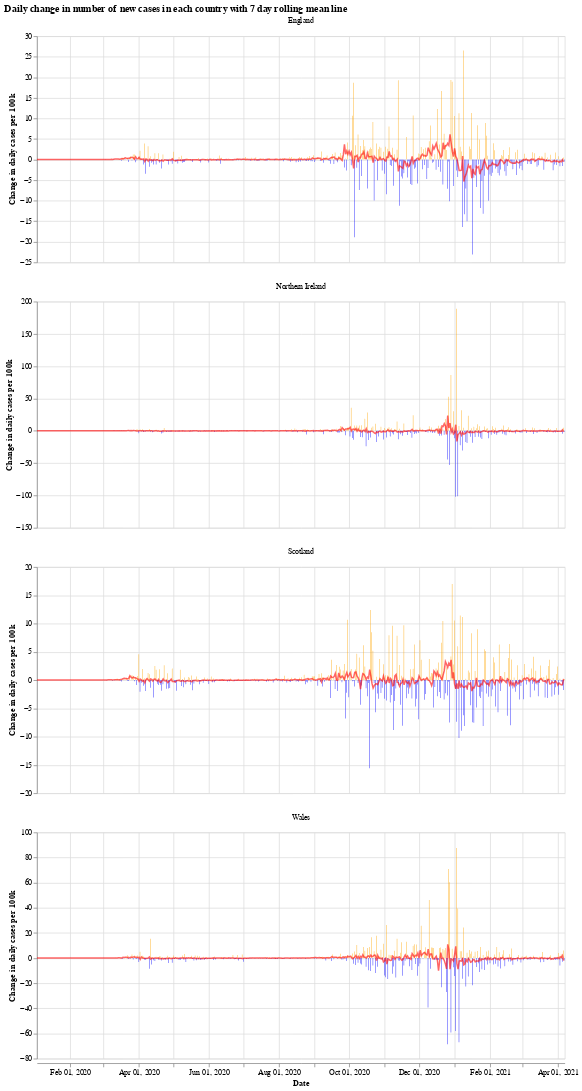

Source (notebook cell):
### Markdown cell above
We will use the Python library `Altair` for visualising the data, see the [altair docs](https://altair-viz.github.io/) for more information.

First we have a graph which shows the daily change in the number of new cases for each country. This number jumps up and down all over the place, which is likely due to delay in reporting of new cases over the weekend. Another interesting thing is that it looks like the daily cases in Wales experienced a much shorter period of calm over the summer (calm in the sense of daily cases not jumping up and down).

The orange bars are days when the number of new cases (per 100k population) was more than the previous day, while the blue are days when the number of new cases dropped. The red line is the 7 day moving average. 

When the moving average line is below 0, it means that there is a consistent drop in new cases. We can see this clearly happening around the times that lockdowns were introduced (though, to varying degrees). I will update the graphs soon with a marker of when each lockdown started.

### Code cell
# collapse
import altair as alt

bars = alt.Chart(uk_cases).mark_bar().encode(
    x=alt.X("yearmonthdate(date):T", axis=alt.Axis(title='Date')),
    y=alt.Y("casesChangeRate:Q", axis=alt.Axis(title='Change in daily cases per 100k')),
    tooltip='casesChange',
    color=alt.condition(
        alt.datum.casesChangeRate > 0,
        alt.value("orange"),  # The positive color
        alt.value("blue")  # The negative color
    )
).properties(title='Daily change in number of new cases with 7 day rolling mean',width=700).interactive()

line = alt.Chart(uk_cases).mark_line(
    color='red',
    size=2,
    opacity=0.6
).transform_window(
    rolling_mean='mean(casesChangeRate)',
    frame=[0, 7],
    groupby=['areaName']
).encode(
    x='yearmonthdate(date):T',
    y='rolling_mean:Q'
)

alt.layer(bars, line, data=uk_cases).facet(alt.Column(
    'areaName', title=''), columns=1).resolve_scale(y='independent').properties(title='Daily change in number of new cases in each country with 7 day rolling mean line')

### Figure 1 — Vega-Lite specification as saved in the notebook (floating-point values rounded to 4 significant figures; data arrays with more than 128 entries replaced by an {"elided": "..."} marker saying what was removed)
{"config": {"view": {"continuousWidth": 400, "continuousHeight": 300}}, "data": {"name": "data-312298f5d9e571ab38156b76ea8f7259"}, "facet": {"type": "nominal", "field": "areaName", "title": ""}, "spec": {"layer": [{"mark": "bar", "encoding": {"color": {"condition": {"value": "orange", "test": "(datum.casesChangeRate > 0)"}, "value": "blue"}, "tooltip": {"type": "quantitative", "field": "casesChange"}, "x": {"type": "temporal", "axis": {"title": "Date"}, "field": "date", "timeUnit": "yearmonthdate"}, "y": {"type": "quantitative", "axis": {"title": "Change in daily cases per 100k"}, "field": "casesChangeRate"}}, "selection": {"selector001": {"type": "interval", "bind": "scales", "encodings": ["x", "y"]}}, "title": "Daily change in number of new cases with 7 day rolling mean", "width": 700}, {"mark": {"type": "line", "color": "red", "opacity": 0.6, "size": 2}, "encoding": {"x": {"type": "temporal", "field": "date", "timeUnit": "yearmonthdate"}, "y": {"type": "quantitative", "field": "rolling_mean"}}, "transform": [{"window": [{"op": "mean", "field": "casesChangeRate", "as": "rolling_mean"}], "frame": [0, 7], "groupby": ["areaName"]}]}]}, "columns": 1, "resolve": {"scale": {"y": "independent"}}, "title": "Daily change in number of new cases in each country with 7 day rolling mean line", "$schema": "https://vega.github.io/schema/vega-lite/v4.8.1.json", "datasets": {"data-312298f5d9e571ab38156b76ea8f7259": {"elided": "1840 records"}}}
